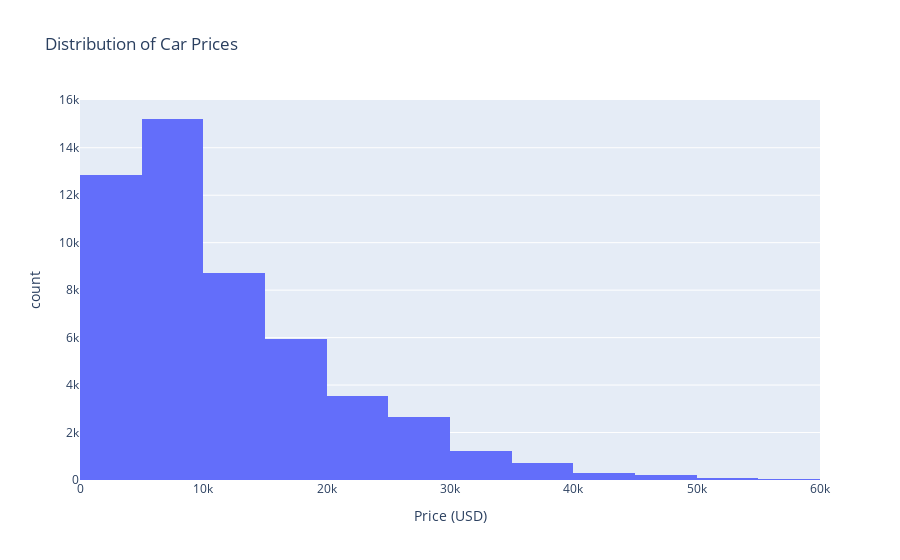
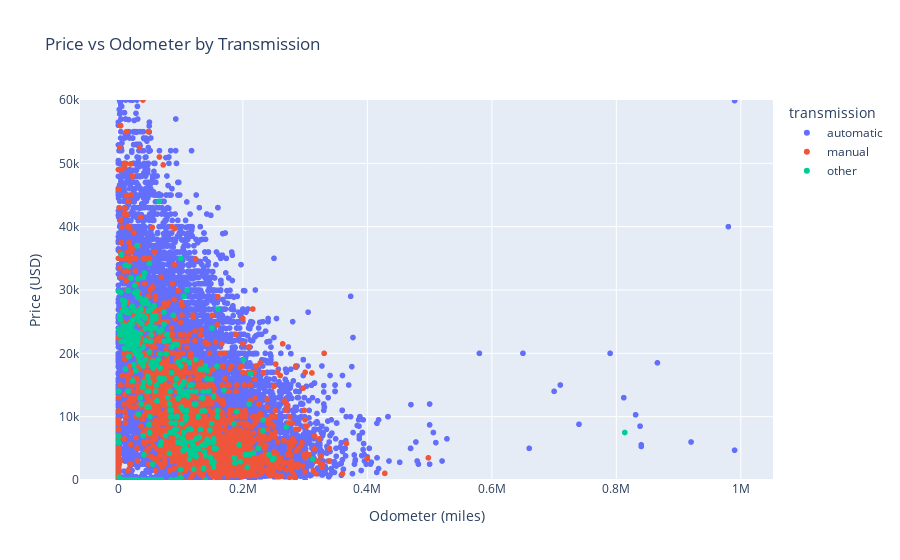
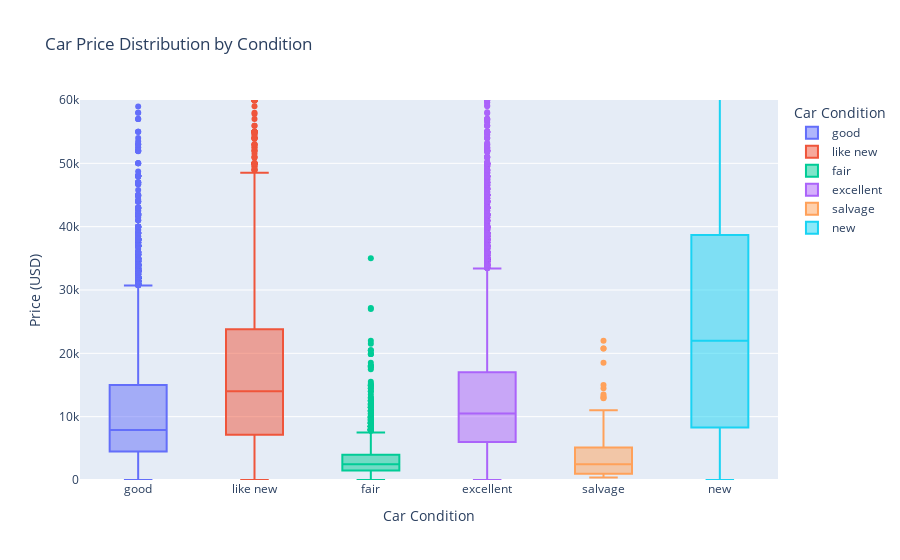
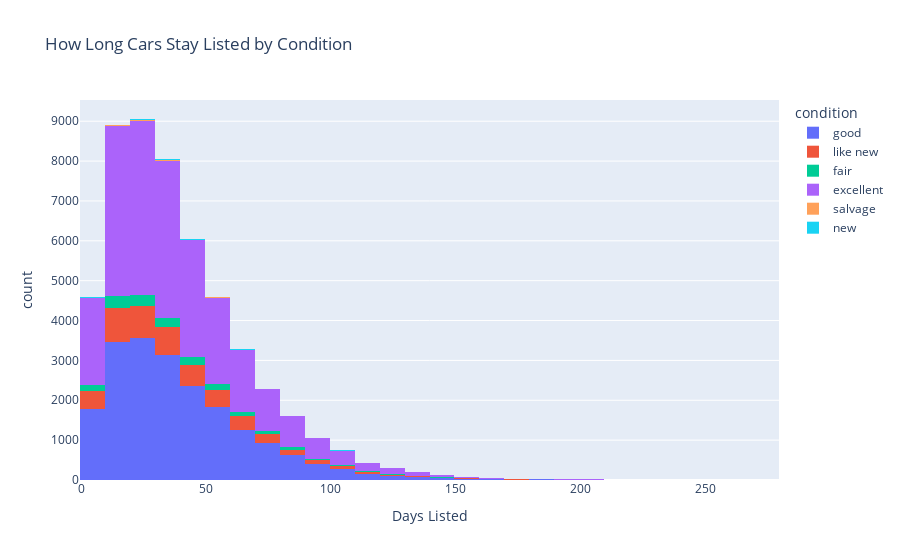

The notebook cell these images were saved under, in order:
### Code cell
import pandas as pd

df = pd.read_csv("../vehicles_us.csv")
df.head()

#Basic exploratory analysis
df.info()
df.describe()
df.isna().sum()
df.nunique()


#Visualizations with plotly-express
import plotly.express as px

#Distribution of car prices
fig = px.histogram(df, x="price", nbins=100, title="Distribution of Car Prices",
                   labels={"price": "Price (USD)"})
fig.update_xaxes(range=[0, 60000])  # limit extreme outliers
fig.show()

#Price vs Odometer by transmission type
fig = px.scatter(df, x="odometer", y="price", color="transmission",
                 title="Price vs Odometer by Transmission",
                 labels={"odometer": "Odometer (miles)", "price": "Price (USD)"})
fig.update_yaxes(range=[0, 60000])
fig.show()

#Average price by car condition
fig = px.box(df, x="condition", y="price", color="condition",
             title="Car Price Distribution by Condition",
             labels={"condition": "Car Condition", "price": "Price (USD)"})
fig.update_yaxes(range=[0, 60000])
fig.show()

#Days listed distribution
fig = px.histogram(df, x="days_listed", nbins=50, color="condition",
                   title="How Long Cars Stay Listed by Condition",
                   labels={"days_listed": "Days Listed"})
fig.show()

#Paint color by popularity
fig = px.histogram(df, x="paint_color", color="paint_color",
                   title="Distribution of Paint Colors",
                   labels={"paint_color": "Paint Color"})
fig.show()

### Figure 1 — Plotly figure (JSON) as saved in the notebook; plotly's stock layout.template omitted (floating-point values rounded to 4 significant figures; data arrays with more than 128 entries replaced by an {"elided": "..."} marker saying what was removed)
{"data": [{"bingroup": "x", "hovertemplate": "Price (USD)=%{x}<br>count=%{y}<extra></extra>", "legendgroup": "", "marker": {"color": "#636efa", "pattern": {"shape": ""}}, "name": "", "nbinsx": 100, "orientation": "v", "showlegend": false, "type": "histogram", "x": {"elided": "51525 int values"}, "xaxis": "x", "yaxis": "y"}], "layout": {"barmode": "relative", "legend": {"tracegroupgap": 0}, "title": {"text": "Distribution of Car Prices"}, "xaxis": {"anchor": "y", "domain": [0, 1], "range": [0, 60000], "title": {"text": "Price (USD)"}}, "yaxis": {"anchor": "x", "domain": [0, 1], "title": {"text": "count"}}}}

### Figure 2 — Plotly figure (JSON) as saved in the notebook; plotly's stock layout.template omitted (floating-point values rounded to 4 significant figures; data arrays with more than 128 entries replaced by an {"elided": "..."} marker saying what was removed)
{"data": [{"hovertemplate": "transmission=automatic<br>Odometer (miles)=%{x}<br>Price (USD)=%{y}<extra></extra>", "legendgroup": "automatic", "marker": {"color": "#636efa", "symbol": "circle"}, "mode": "markers", "name": "automatic", "showlegend": true, "type": "scattergl", "x": {"elided": "46902 float values"}, "xaxis": "x", "y": {"elided": "46902 int values"}, "yaxis": "y"}, {"hovertemplate": "transmission=manual<br>Odometer (miles)=%{x}<br>Price (USD)=%{y}<extra></extra>", "legendgroup": "manual", "marker": {"color": "#EF553B", "symbol": "circle"}, "mode": "markers", "name": "manual", "showlegend": true, "type": "scattergl", "x": {"elided": "2829 float values"}, "xaxis": "x", "y": {"elided": "2829 int values"}, "yaxis": "y"}, {"hovertemplate": "transmission=other<br>Odometer (miles)=%{x}<br>Price (USD)=%{y}<extra></extra>", "legendgroup": "other", "marker": {"color": "#00cc96", "symbol": "circle"}, "mode": "markers", "name": "other", "showlegend": true, "type": "scattergl", "x": {"elided": "1794 float values"}, "xaxis": "x", "y": {"elided": "1794 int values"}, "yaxis": "y"}], "layout": {"legend": {"title": {"text": "transmission"}, "tracegroupgap": 0}, "title": {"text": "Price vs Odometer by Transmission"}, "xaxis": {"anchor": "y", "domain": [0, 1], "title": {"text": "Odometer (miles)"}}, "yaxis": {"anchor": "x", "domain": [0, 1], "range": [0, 60000], "title": {"text": "Price (USD)"}}}}

### Figure 3 — Plotly figure (JSON) as saved in the notebook; plotly's stock layout.template omitted (floating-point values rounded to 4 significant figures; data arrays with more than 128 entries replaced by an {"elided": "..."} marker saying what was removed)
{"data": [{"alignmentgroup": "True", "hovertemplate": "Car Condition=%{x}<br>Price (USD)=%{y}<extra></extra>", "legendgroup": "good", "marker": {"color": "#636efa"}, "name": "good", "notched": false, "offsetgroup": "good", "orientation": "v", "showlegend": true, "type": "box", "x": {"elided": "20145 str values"}, "x0": " ", "xaxis": "x", "y": {"elided": "20145 int values"}, "y0": " ", "yaxis": "y"}, {"alignmentgroup": "True", "hovertemplate": "Car Condition=%{x}<br>Price (USD)=%{y}<extra></extra>", "legendgroup": "like new", "marker": {"color": "#EF553B"}, "name": "like new", "notched": false, "offsetgroup": "like new", "orientation": "v", "showlegend": true, "type": "box", "x": {"elided": "4742 str values"}, "x0": " ", "xaxis": "x", "y": {"elided": "4742 int values"}, "y0": " ", "yaxis": "y"}, {"alignmentgroup": "True", "hovertemplate": "Car Condition=%{x}<br>Price (USD)=%{y}<extra></extra>", "legendgroup": "fair", "marker": {"color": "#00cc96"}, "name": "fair", "notched": false, "offsetgroup": "fair", "orientation": "v", "showlegend": true, "type": "box", "x": {"elided": "1607 str values"}, "x0": " ", "xaxis": "x", "y": {"elided": "1607 int values"}, "y0": " ", "yaxis": "y"}, {"alignmentgroup": "True", "hovertemplate": "Car Condition=%{x}<br>Price (USD)=%{y}<extra></extra>", "legendgroup": "excellent", "marker": {"color": "#ab63fa"}, "name": "excellent", "notched": false, "offsetgroup": "excellent", "orientation": "v", "showlegend": true, "type": "box", "x": {"elided": "24773 str values"}, "x0": " ", "xaxis": "x", "y": {"elided": "24773 int values"}, "y0": " ", "yaxis": "y"}, {"alignmentgroup": "True", "hovertemplate": "Car Condition=%{x}<br>Price (USD)=%{y}<extra></extra>", "legendgroup": "salvage", "marker": {"color": "#FFA15A"}, "name": "salvage", "notched": false, "offsetgroup": "salvage", "orientation": "v", "showlegend": true, "type": "box", "x": ["salvage", "salvage", "salvage", "salvage", "salvage", "salvage", "salvage", "salvage", "salvage", "salvage", "salvage", "salvage", "salvage", "salvage", "salvage", "salvage", "salvage", "salvage", "salvage", "salvage", "salvage", "salvage", "salvage", "salvage", "salvage", "salvage", "salvage", "salvage", "salvage", "salvage", "salvage", "salvage", "salvage", "salvage", "salvage", "salvage", "salvage", "salvage", "salvage", "salvage", "salvage", "salvage", "salvage", "salvage", "salvage", "salvage", "salvage", "salvage", "salvage", "salvage", "salvage", "salvage", "salvage", "salvage", "salvage", "salvage", "salvage", "salvage", "salvage", "salvage", "salvage", "salvage", "salvage", "salvage", "salvage", "salvage", "salvage", "salvage", "salvage", "salvage", "salvage", "salvage", "salvage", "salvage", "salvage", "salvage", "salvage", "salvage", "salvage", "salvage", "salvage", "salvage", "salvage", "salvage", "salvage", "salvage", "salvage", "salvage", "salvage", "salvage", "salvage", "salvage", "salvage", "salvage", "salvage", "salvage", "salvage", "salvage", "salvage", "salvage", "salvage", "salvage", "salvage", "salvage", "salvage", "salvage", "salvage", "salvage", "salvage", "salvage", "salvage", "salvage", "salvage", "salvage", "salvage"], "x0": " ", "xaxis": "x", "y": [600, 1000, 5500, 999, 850, 5000, 8000, 2500, 1800, 1000, 1500, 1800, 8000, 580, 2700, 11000, 800, 800, 3800, 4100, 12900, 400, 18500, 13500, 5500, 900, 850, 4500, 3750, 22000, 800, 1700, 9450, 2000, 1500, 5000, 4000, 800, 13000, 800, 15000, 2950, 1500, 3500, 800, 10700, 9975, 1400, 1200, 3500, 800, 20750, 8750, 13200, 6750, 2950, 2495, 2400, 2700, 2500, 800, 1200, 1200, 1000, 4500, 500, 4700, 1000, 3500, 5200, 20750, 8750, 8725, 750, 5000, 1700, 3000, 3000, 6000, 2500, 700, 5990, 500, 2500, 2250, 650, 700, 1000, 1900, 600, 7000, 1000, 1500, 7000, 4800, 500, 2000, 700, 3000, 5000, 7000, 450, 9900, 1500, 5000, 14500, 500, 1500, 1000, 850, 500, 3500, 5000, 2900, 2700], "y0": " ", "yaxis": "y"}, {"alignmentgroup": "True", "hovertemplate": "Car Condition=%{x}<br>Price (USD)=%{y}<extra></extra>", "legendgroup": "new", "marker": {"color": "#19d3f3"}, "name": "new", "notched": false, "offsetgroup": "new", "orientation": "v", "showlegend": true, "type": "box", "x": {"elided": "143 str values"}, "x0": " ", "xaxis": "x", "y": {"elided": "143 int values"}, "y0": " ", "yaxis": "y"}], "layout": {"boxmode": "overlay", "legend": {"title": {"text": "Car Condition"}, "tracegroupgap": 0}, "title": {"text": "Car Price Distribution by Condition"}, "xaxis": {"anchor": "y", "categoryarray": ["good", "like new", "fair", "excellent", "salvage", "new"], "categoryorder": "array", "domain": [0, 1], "title": {"text": "Car Condition"}}, "yaxis": {"anchor": "x", "domain": [0, 1], "range": [0, 60000], "title": {"text": "Price (USD)"}}}}

### Figure 4 — Plotly figure (JSON) as saved in the notebook; plotly's stock layout.template omitted (floating-point values rounded to 4 significant figures; data arrays with more than 128 entries replaced by an {"elided": "..."} marker saying what was removed)
{"data": [{"bingroup": "x", "hovertemplate": "condition=good<br>Days Listed=%{x}<br>count=%{y}<extra></extra>", "legendgroup": "good", "marker": {"color": "#636efa", "pattern": {"shape": ""}}, "name": "good", "nbinsx": 50, "orientation": "v", "showlegend": true, "type": "histogram", "x": {"elided": "20145 int values"}, "xaxis": "x", "yaxis": "y"}, {"bingroup": "x", "hovertemplate": "condition=like new<br>Days Listed=%{x}<br>count=%{y}<extra></extra>", "legendgroup": "like new", "marker": {"color": "#EF553B", "pattern": {"shape": ""}}, "name": "like new", "nbinsx": 50, "orientation": "v", "showlegend": true, "type": "histogram", "x": {"elided": "4742 int values"}, "xaxis": "x", "yaxis": "y"}, {"bingroup": "x", "hovertemplate": "condition=fair<br>Days Listed=%{x}<br>count=%{y}<extra></extra>", "legendgroup": "fair", "marker": {"color": "#00cc96", "pattern": {"shape": ""}}, "name": "fair", "nbinsx": 50, "orientation": "v", "showlegend": true, "type": "histogram", "x": {"elided": "1607 int values"}, "xaxis": "x", "yaxis": "y"}, {"bingroup": "x", "hovertemplate": "condition=excellent<br>Days Listed=%{x}<br>count=%{y}<extra></extra>", "legendgroup": "excellent", "marker": {"color": "#ab63fa", "pattern": {"shape": ""}}, "name": "excellent", "nbinsx": 50, "orientation": "v", "showlegend": true, "type": "histogram", "x": {"elided": "24773 int values"}, "xaxis": "x", "yaxis": "y"}, {"bingroup": "x", "hovertemplate": "condition=salvage<br>Days Listed=%{x}<br>count=%{y}<extra></extra>", "legendgroup": "salvage", "marker": {"color": "#FFA15A", "pattern": {"shape": ""}}, "name": "salvage", "nbinsx": 50, "orientation": "v", "showlegend": true, "type": "histogram", "x": [23, 19, 9, 33, 39, 12, 113, 22, 17, 71, 61, 38, 44, 28, 34, 78, 13, 64, 36, 32, 9, 59, 63, 80, 20, 31, 67, 25, 15, 45, 16, 90, 100, 106, 35, 52, 13, 30, 42, 16, 49, 66, 27, 33, 7, 12, 51, 134, 4, 12, 28, 36, 49, 30, 39, 34, 50, 51, 53, 81, 56, 5, 21, 29, 8, 19, 54, 1, 22, 68, 31, 17, 45, 28, 18, 46, 15, 44, 12, 19, 39, 115, 23, 23, 18, 47, 72, 8, 52, 18, 96, 61, 21, 72, 44, 39, 24, 100, 27, 28, 49, 38, 46, 41, 22, 76, 17, 9, 43, 7, 33, 23, 7, 22, 22], "xaxis": "x", "yaxis": "y"}, {"bingroup": "x", "hovertemplate": "condition=new<br>Days Listed=%{x}<br>count=%{y}<extra></extra>", "legendgroup": "new", "marker": {"color": "#19d3f3", "pattern": {"shape": ""}}, "name": "new", "nbinsx": 50, "orientation": "v", "showlegend": true, "type": "histogram", "x": {"elided": "143 int values"}, "xaxis": "x", "yaxis": "y"}], "layout": {"barmode": "relative", "legend": {"title": {"text": "condition"}, "tracegroupgap": 0}, "title": {"text": "How Long Cars Stay Listed by Condition"}, "xaxis": {"anchor": "y", "domain": [0, 1], "title": {"text": "Days Listed"}}, "yaxis": {"anchor": "x", "domain": [0, 1], "title": {"text": "count"}}}}
